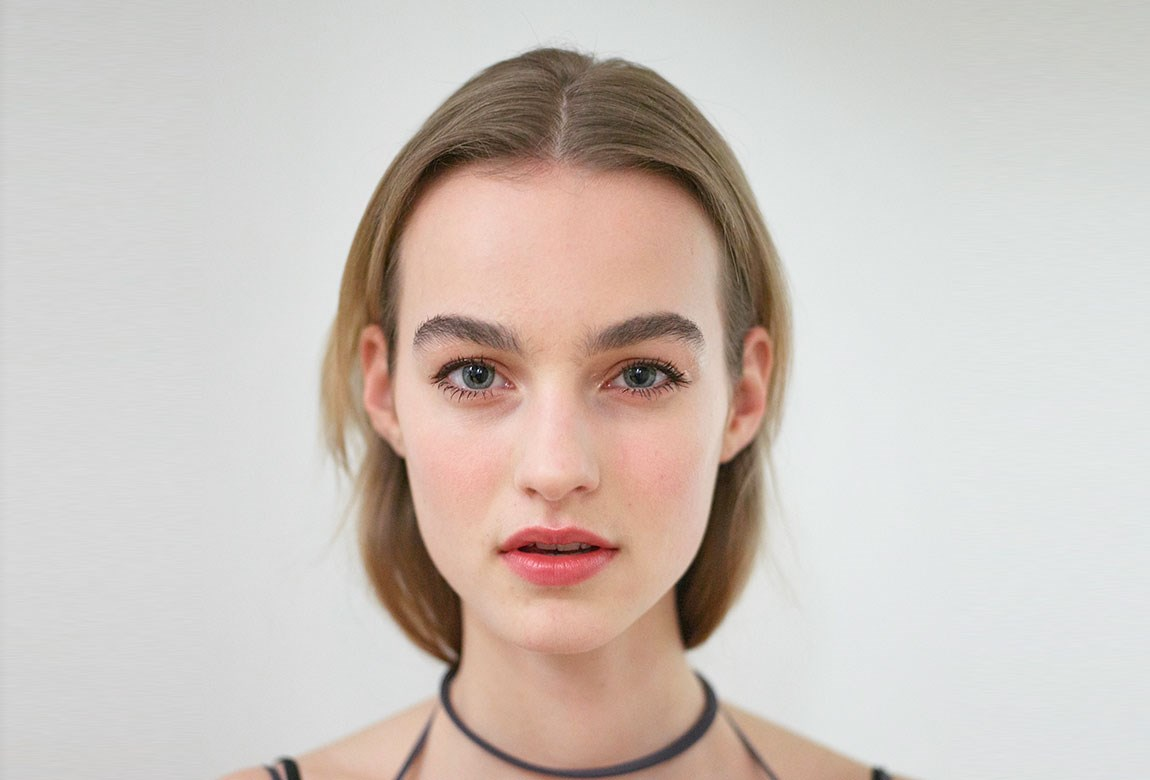
#> input picture Ex2/face_data/1.jpg, 1150 x 780 px; its folder holds only this picture in this run
$ python auto.py
#> lines starting #> are read from the running program, lines starting #| are printed output that depends on the picture
import numpy as np
import cv2
from matplotlib import pyplot as plt
import json
import os
import base64

face_cascade = cv2.CascadeClassifier('haarcascade_frontalface_default.xml')

image_dir = "face_data"

if os.path.exists("auto_annotation") == 0:
    os.makedirs("auto_annotation")

if os.path.exists("auto_annotation_json") == 0:
    os.makedirs("auto_annotation_json")

for each_img in os.listdir(image_dir):
    per_dir = os.path.join(image_dir, each_img)
    img = cv2.imread(image_dir+"/"+each_img)
#> img is the input picture: shape (780, 1150, 3); mean B, G, R 189.7, 196.1, 206
    gray = cv2.cvtColor(img, cv2.COLOR_BGR2GRAY)
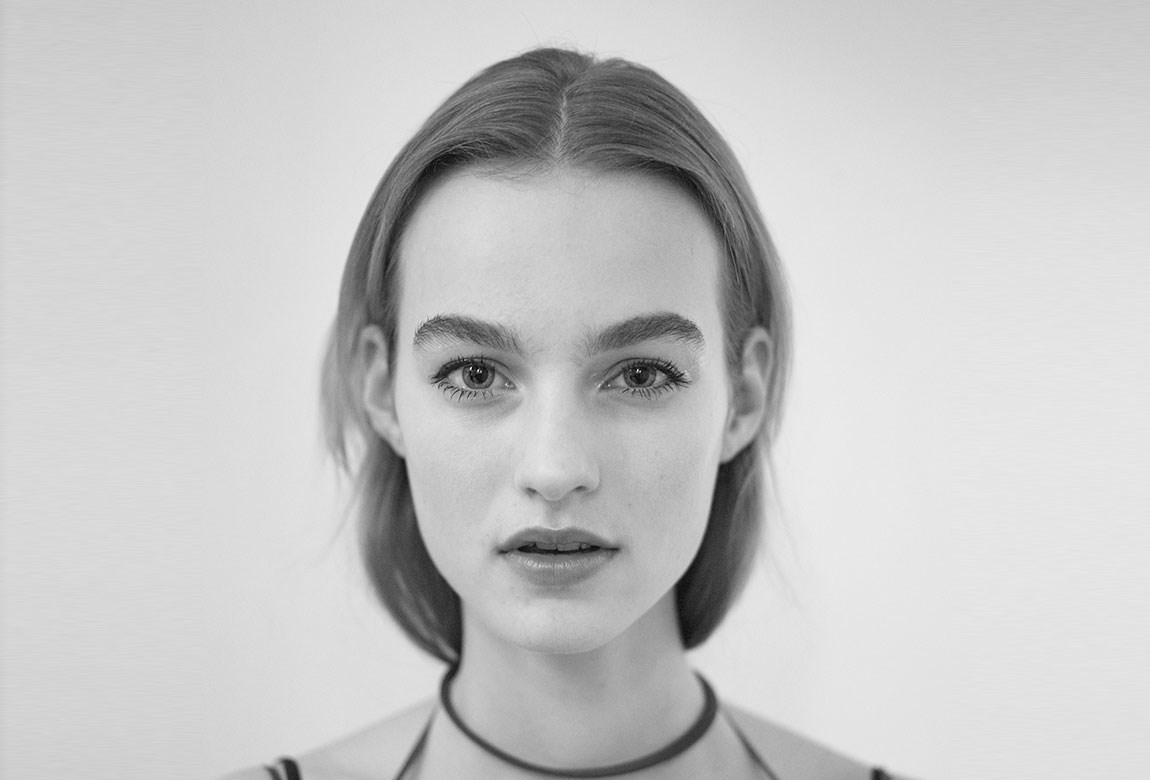
#> gray: shape (780, 1150); min 0, max 253, mean 198.4
    origin_H, origin_W, _ = img.shape
#> origin_H = 780; origin_W = 1150
    faces = face_cascade.detectMultiScale(gray, 1.3, 5)
#> faces = [[323, 191, 475, 475]]

    for (X_start, Y_start, X_range, Y_range) in faces:
        new_img = img[Y_start:Y_start+Y_range, X_start:X_start+X_range]
        cv2.imwrite("auto_annotation/"+ each_img, new_img)

        with open(image_dir+"/"+each_img, "rb") as image_file:
                encode_image = base64.b64encode(image_file.read())

        data = {
            "shapes": [
                {
                    "label": each_img,
                    "points": [
                        [
                            int(Y_start),
                            int(Y_range)
                        ],
                        [
                            int(X_start),
                            int(X_range)
                        ]
                    ],
                    "shape_type": "rectangle",
                }
            ],
            "imagePath":"..\\"+image_dir+"\\"+ each_img,
            "imageData": encode_image.decode("utf-8"),
            "imageHeight": int(origin_H),
            "imageWidth": int(origin_W)
        }

        with open(("auto_annotation_json/"+each_img.strip(".jpg")+".json").strip(".jpg"), "w",encoding='utf-8') as json_file:
            json.dump(data, json_file)
#> this loop made 1 pass
#> pass 1, `new_img = img[Y_start:Y_start+Y_range, X_start:X_start+X_range]`:
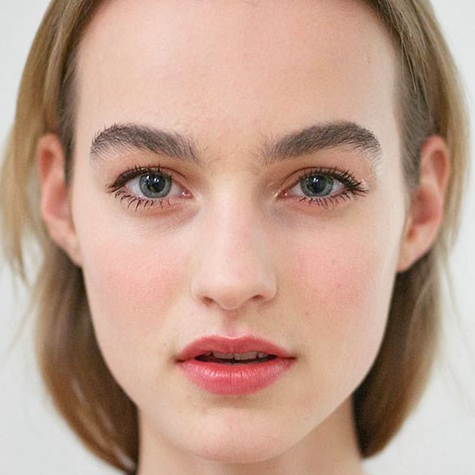
#> new_img: shape (475, 475, 3); mean B, G, R 142.2, 159, 192.6

$ run again, on Ex2/face_data/13.jpg
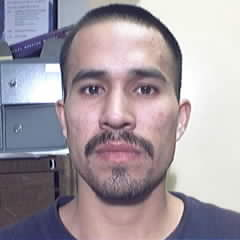
#> input picture Ex2/face_data/13.jpg, 240 x 240 px
#> img is the input picture: shape (240, 240, 3); mean B, G, R 161.9, 154, 163.7
#> `gray = cv2.cvtColor(img, cv2.COLOR_BGR2GRAY)`:
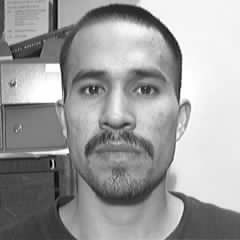
#> gray: shape (240, 240); min 1, max 255, mean 157.8
#> faces = [[49, 33, 140, 140]]
#> the loop `for (X_start, Y_start, X_range, Y_range) in faces:` made 1 pass
#> pass 1, `new_img = img[Y_start:Y_start+Y_range, X_start:X_start+X_range]`:
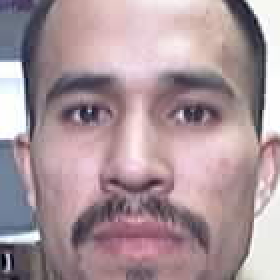
#> new_img: shape (140, 140, 3) (shown 2 times larger); mean B, G, R 155, 149.1, 170.5

$ run again, on Ex2/face_data/14.jpg
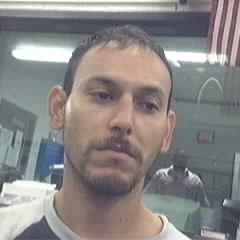
#> input picture Ex2/face_data/14.jpg, 240 x 240 px
#> img is the input picture: shape (240, 240, 3); mean B, G, R 132.5, 134.1, 137.3
#> `gray = cv2.cvtColor(img, cv2.COLOR_BGR2GRAY)`:
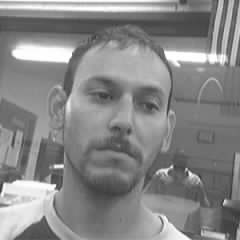
#> gray: shape (240, 240); min 49, max 255, mean 134.9
#> faces = [[58, 50, 129, 129]]
#> the loop `for (X_start, Y_start, X_range, Y_range) in faces:` made 1 pass
#> pass 1, `new_img = img[Y_start:Y_start+Y_range, X_start:X_start+X_range]`:
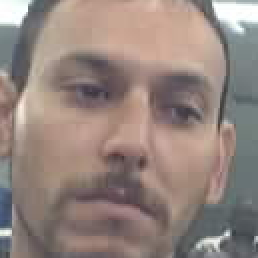
#> new_img: shape (129, 129, 3) (shown 2 times larger); mean B, G, R 125.8, 132.4, 148.1

$ run again, on Ex2/face_data/15.jpg
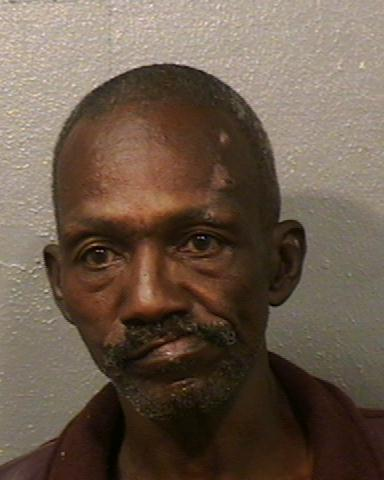
#> input picture Ex2/face_data/15.jpg, 384 x 480 px
#> img is the input picture: shape (480, 384, 3); mean B, G, R 75.4, 90.1, 107
#> `gray = cv2.cvtColor(img, cv2.COLOR_BGR2GRAY)`:
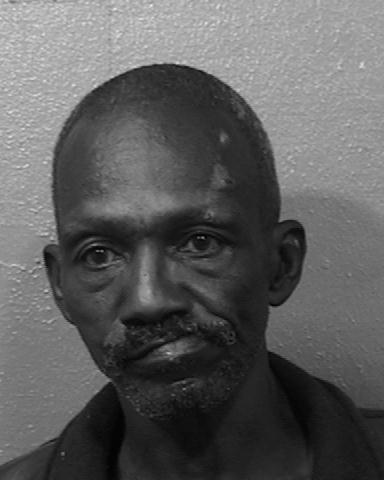
#> gray: shape (480, 384); min 1, max 242, mean 93.5
#> faces = [[26, 145, 255, 255]]
#> the loop `for (X_start, Y_start, X_range, Y_range) in faces:` made 1 pass
#> pass 1, `new_img = img[Y_start:Y_start+Y_range, X_start:X_start+X_range]`:
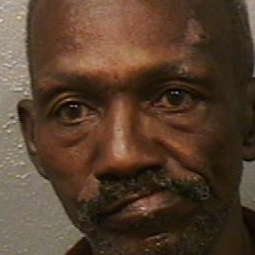
#> new_img: shape (255, 255, 3); mean B, G, R 46.1, 63.4, 85.9

$ run again, on Ex2/face_data/10.jpg
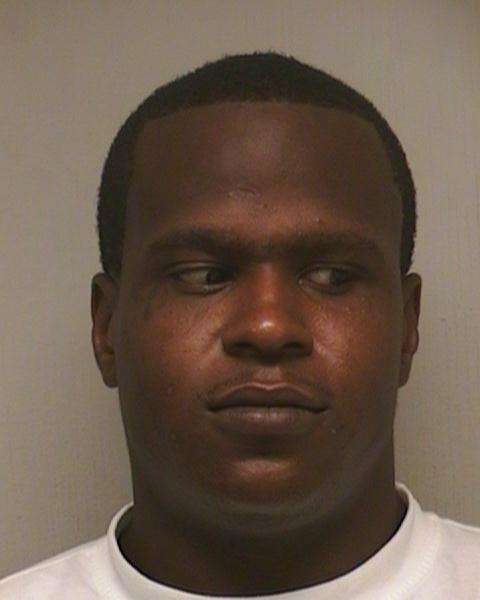
#> input picture Ex2/face_data/10.jpg, 480 x 600 px
#> img is the input picture: shape (600, 480, 3); mean B, G, R 77.5, 91.4, 108.5
#> `gray = cv2.cvtColor(img, cv2.COLOR_BGR2GRAY)`:
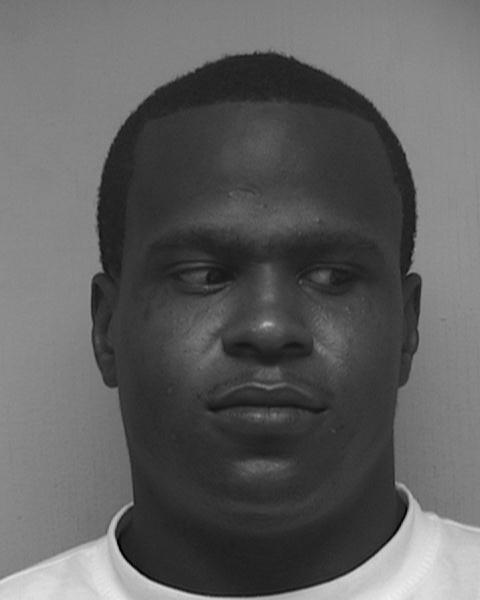
#> gray: shape (600, 480); min 1, max 241, mean 95
#> faces = [[111, 154, 316, 316]]
#> the loop `for (X_start, Y_start, X_range, Y_range) in faces:` made 1 pass
#> pass 1, `new_img = img[Y_start:Y_start+Y_range, X_start:X_start+X_range]`:
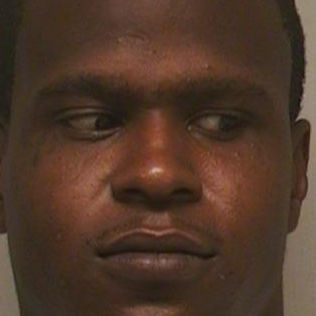
#> new_img: shape (316, 316, 3); mean B, G, R 42.2, 56.6, 80.1
